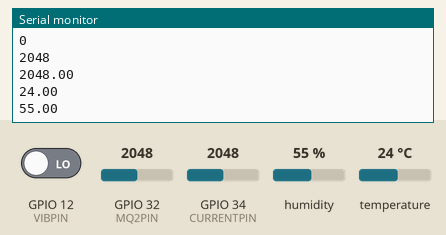
Simulated run of this sketch. Board: ESP32. Shown: the last lines printed to the serial monitor. Inputs (shaded band) come from the test bench; at power-on: humidity 55 %, GPIO 32 (MQ2PIN) = 2048, GPIO 34 (CURRENTPIN) = 2048, temperature 24 °C, GPIO 12 (VIBPIN) LOW. WiFi joins after 1.5 s; servers stay silent unless stated; random numbers use the default seed unless the sketch sets one; no MQTT or app messages arrive unless stated.

Above: at 2.7 s.
2.8 s: humidity set to 22 %
4.3 s: GPIO 32 (MQ2PIN) set to 2866
At 5.6 s:
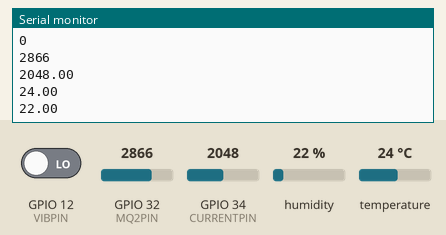
5.8 s: GPIO 34 (CURRENTPIN) set to 2866
At 6.8 s:
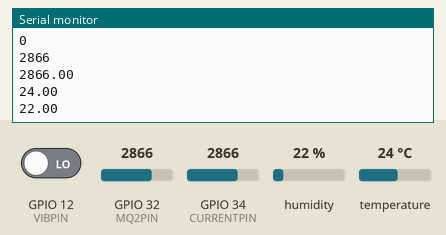
7.3 s: temperature set to 12 °C
8.8 s: GPIO 32 (MQ2PIN) set to 3040
At 9.5 s:
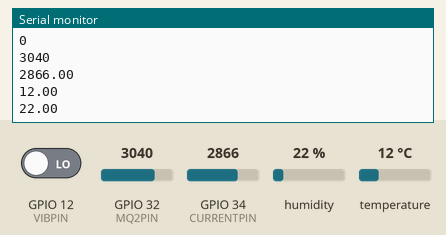
10.3 s: GPIO 34 (CURRENTPIN) set to 3040
At 12.1 s:
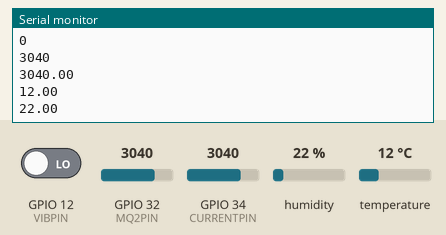
Timing chart, 0 to 12.8 s (numbered marks = the images above; inputs shaded):
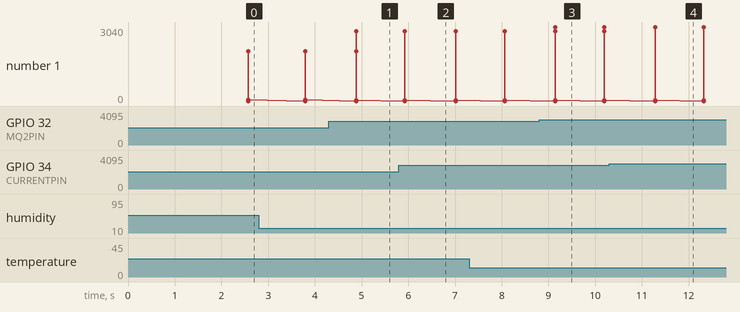

The sketch:

Factoryflooresp.ino
```cpp
//#include <MQUnifiedsensor.h>
#include <DHT.h>          //DHT library imported through Arduino library download
#define DHTPIN 27        //DHT power pin define
#define DHTTYPE DHT11    // DHT11 model used, so we have to define the model name
DHT dht(DHTPIN, DHTTYPE); //

//pin for sensor input vcc/power
#define VIBPIN 12
#define MQ2PIN 32
#define CURRENTPIN 34

//pin for alarming sensor
#define VIBALARM 2
#define MQ2ALARM 4
#define CURALARM 5
#define TEMPALARM 18
#define HUMDALARM 19

#include <WiFi.h>                 //library imported for wifi operation
#define WIFI_SSID "OpTimuS"
#define WIFI_PASSWORD "prime"

#include <PubSubClient.h>           // library for mqtt publish and subscribtion
const char* mqttServer = "192.168.136.155";
const int mqttPort = 1883;
WiFiClient espClient;
PubSubClient client(espClient);

// for reading analog value
float t, h;
long int vibreading;
long int mqreading;
float curreading;
char _payload[200];

//for millis function
unsigned long lastMillis1 = 0;
unsigned long lastMillis2 = 0;

void setup()
{
  Serial.begin(300);

  WiFi.begin(WIFI_SSID, WIFI_PASSWORD);
  Serial.print("connecting");
  while (WiFi.status() != WL_CONNECTED) {
    Serial.print(".");
    delay(500);
  }
  Serial.println();
  Serial.print("connected: ");
  Serial.println(WiFi.localIP());

  dht.begin();

  client.setServer(mqttServer, mqttPort);
}


void reconnect() {
  // Loop until we're reconnected
  while (!client.connected()) {
    Serial.print("Attempting MQTT connection...");
    // Create a random client ID
    String clientId = "ESP32Client-";
    clientId += String(random(0xffff), HEX);

    if (client.connect(clientId.c_str())) {
      Serial.println("connected");
    }

    else {
      Serial.print("failed, rc=");
      Serial.print(client.state());
      Serial.println(" try again in 3 seconds");
      delay(3000);
    }
  }
}


void loop()
{

  t = dht.readTemperature();
  h = dht.readHumidity();
  vibreading = pulseIn(VIBPIN, HIGH);
  mqreading = analogRead(MQ2PIN);
  curreading = analogRead(CURRENTPIN);

  reconnect();

  if (millis() - lastMillis1 > 3000)
  {
    lastMillis1 = millis();
    if(vibreading > 5000){           //starting vibration sensor reading.
     digitalWrite(VIBALARM, HIGH);   //checking for value if exceed than alarm,
     }
     else{
     digitalWrite(VIBALARM, LOW);
     }
    String data = String(vibreading) + "/" + String(mqreading) + "/" + String(curreading) + "/" + String(t) + "/" + String(h) ;
    data.toCharArray(_payload, 200);
    client.publish("/iot/liv", _payload);
  }
  Serial.println(vibreading);


  if (millis() - lastMillis2 > 60000)
  {
    lastMillis2 = millis();
    if(mqreading > 2000){             //starting vibration sensor reading.
     digitalWrite(MQ2ALARM, HIGH);   //checking for value if exceed than alarm,
     }
     else{
    digitalWrite(MQ2ALARM, LOW);
     }
    String data = String(vibreading) + "/" + String(mqreading) + "/" + String(curreading) + "/" + String(t) + "/" + String(h) ;
    data.toCharArray(_payload, 200);
    client.publish("/iot/log", _payload);
  }
  Serial.println(mqreading);


  if (millis() - lastMillis2 > 60000)
  {
    lastMillis2 = millis();
    if(curreading > 10){            //starting current sensor reading
   digitalWrite(CURALARM, HIGH);  //checking curent value if exceed than alarm,
    }
   else{
    digitalWrite(CURALARM, LOW);
    }
   String data = String(vibreading) + "/" + String(mqreading) + "/" + String(curreading) + "/" + String(t) + "/" + String(h) ;
    data.toCharArray(_payload, 200);
    client.publish("/iot/log", _payload);
  }
  Serial.println(curreading);


  if (millis() - lastMillis1 > 3000)
  {
    lastMillis1 = millis();
    if(t > 50){                        //comparing temprature sensor reading.
     digitalWrite(TEMPALARM, HIGH);   //checking for value if exceed than alarm,
     }
     else{
    digitalWrite(TEMPALARM, LOW);
     }
   String data = String(vibreading) + "/" + String(mqreading) + "/" + String(curreading) + "/" + String(t) + "/" + String(h);
    data.toCharArray(_payload, 200);
    client.publish("/iot/liv", _payload);
  }
   Serial.println(t);


  if (millis() - lastMillis1 > 3000)
  {
    lastMillis1 = millis();
    if(h > 70){                       //comparing humidity of sensor reading.
     digitalWrite(HUMDALARM, HIGH);   //checking for value if exceed than alarm,
     }
     else{
    digitalWrite(HUMDALARM, LOW);
     }
    String data = String(vibreading) + "/" + String(mqreading) + "/" + String(curreading) + "/" + String(t) + "/" + String(h) ;
    data.toCharArray(_payload, 200);
    client.publish("/iot/liv", _payload);
  }
   Serial.println(h);

}
```

Measured:
- after the input at 4.3 s, the serial monitor: prints a new line after 0.58 s (image 1)
- after the input at 5.8 s, the serial monitor: prints a new line after 0.13 s (image 2)
- after the input at 8.8 s, the serial monitor: prints a new line after 0.35 s (image 3)
- after the input at 10.3 s, the serial monitor: prints a new line after 0.98 s (image 4)
